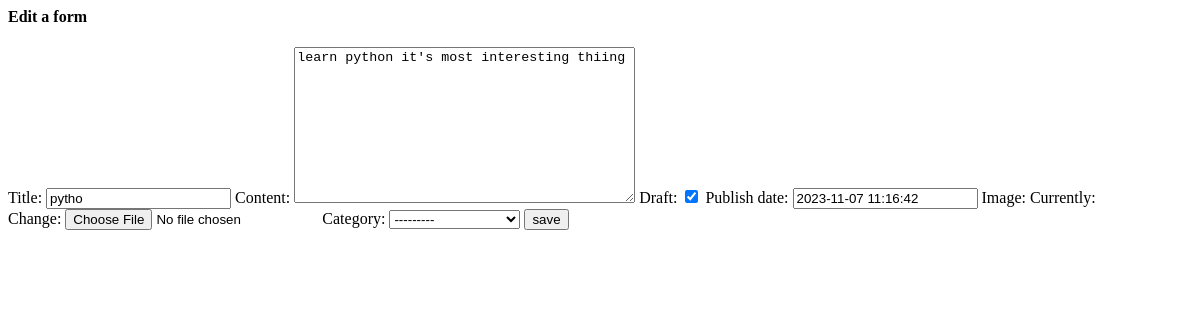
/posts/1/edit, run on an earlier commit of the app's database.
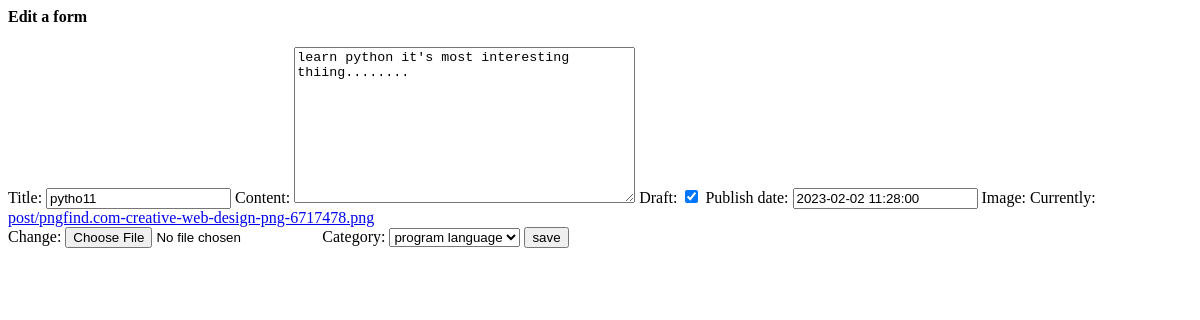
And on a later commit of the database.
### posts/models.py (models this page shows, shortened)
class Post(models.Model):
    author=models.ForeignKey(User,related_name='post_author',on_delete=models.CASCADE)
    title=models.CharField(max_length=100)
    content=models.TextField(max_length=20000)
    draft=models.BooleanField(default=True)
    publish_date=models.DateTimeField(default=timezone.now)
    tags = TaggableManager()
    image=models.ImageField(upload_to='post')
    category=models.ForeignKey('Category',related_name='post_category',on_delete=models.SET_NULL,null=True)
    """ publish_date2=models.DateTimeField(auto_now=True)
     """

### posts/views.py (the view)
# urls.py: path('posts/<int:pk>/edit',edit_post),
def edit_post(request,pk):
    post=Post.objects.get(id=pk)
    if request.method=='POST':
        form=PostForm(request.POST,request.FILES,instance=post)
        if form.is_valid():
            myfrom= form.save(commit=False)
            myfrom.author=request.user
            myfrom.save()
            return redirect('/posts/')
    else:
        form=PostForm(instance=post)
    return render(request,'posts/edit.html',{'form':form})

### posts/forms.py
class PostForm(forms.ModelForm):
    class Meta:
        model=Post              #form for model(Post)
        exclude=('author',)

### posts/models.py (called while the page is built)
    def __str__(self):
        return self.name

### posts/templates/posts/edit.html
<h4>Edit a form</h4>
<form method="post" enctype="multipart/form-data">
  {% csrf_token%} {{form}}
  <input type="submit" value="save" />
</form>

What changed in the data, as far as the page shows it:
changed Post: title "pytho" → "pytho11"; content "learn python it's most interesting thiing" → "learn python it's most interesting thiing........"; publish_date "2023-11-07 11:16:42" → "2023-02-02 11:28:00"; category "---------" → "program language"
Also different on the page:
text no longer shown: "Title: Content: Draft: Publish date: Image: Currently: Change: Category:"
text now shown: "Title: Content: Draft: Publish date: Image: Currently: post/pngfind.com-creative-web-design-png-6717478.png Change: Category:"
